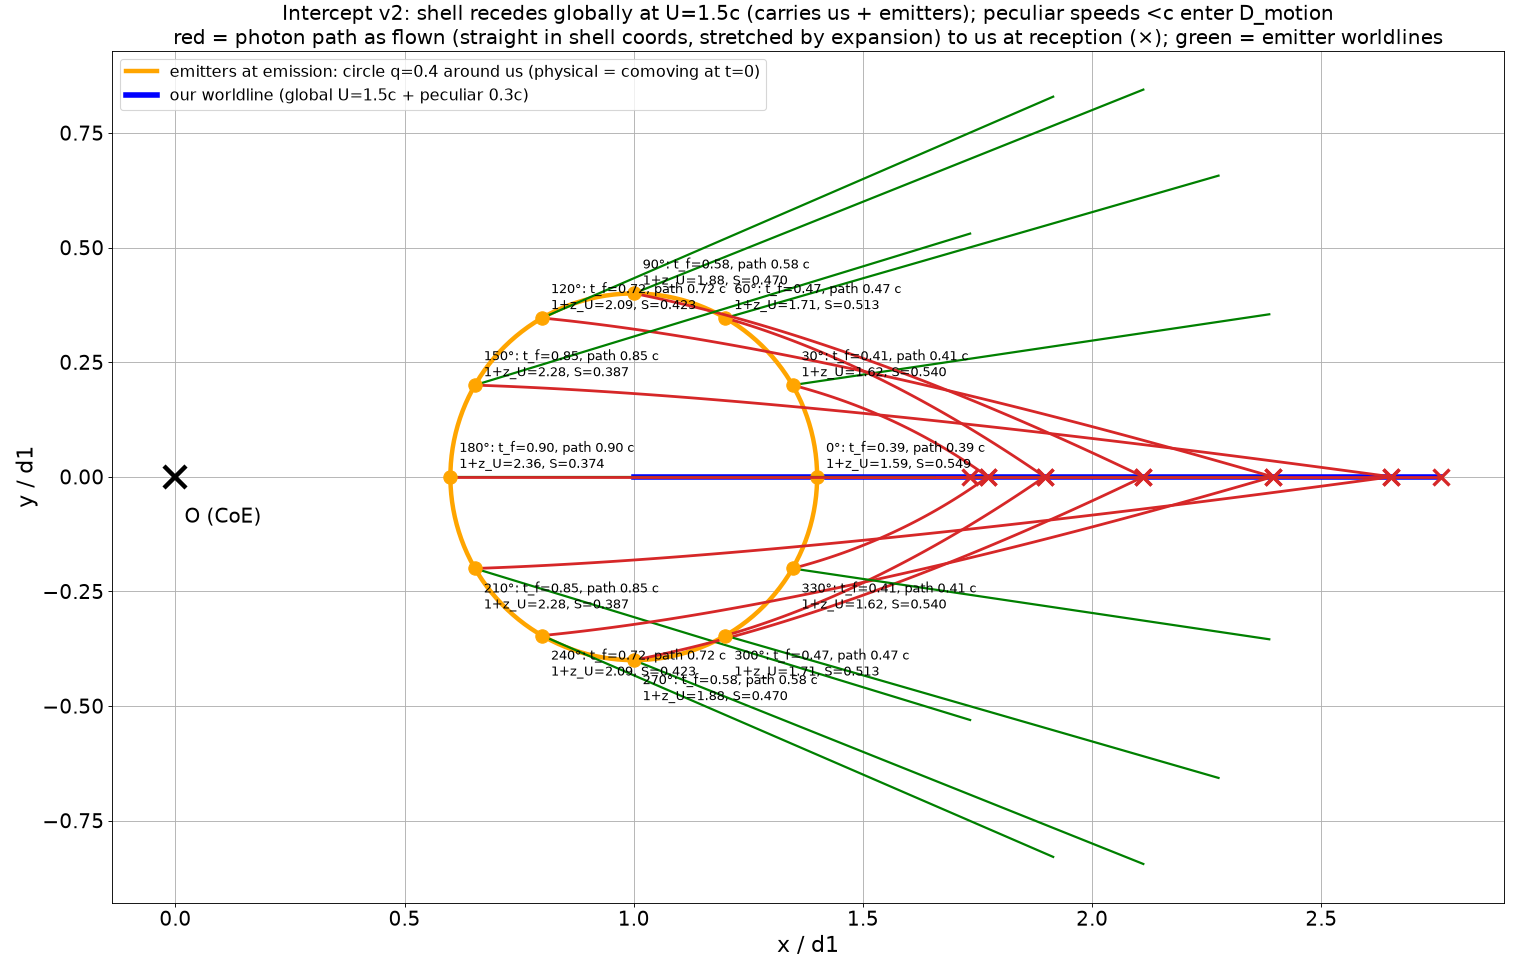

The script that saved this image:
import sys,numpy as np,matplotlib;matplotlib.use('Agg');import matplotlib.pyplot as plt; from ic2 import *
beta1,q,mu,U=(0.3,0.4,0.0,1.5)
ell=np.arange(0,360,30.); r=S_ic2(beta1,q,mu,1.0,U,ell)
fig,ax=plt.subplots(figsize=(19,12)); ax.set_aspect('equal'); cc=np.linspace(0,2*np.pi,300)
ax.plot(1+q*np.cos(cc),q*np.sin(cc),c='orange',lw=4,label=f'emitters at emission: circle q={q} around us (physical = comoving at t=0)')
T=r['tf'].max(); tt=np.linspace(0,T,200); tau=lambda t: np.log1p(U*t)/U; a=lambda t:1+U*t
ax.plot(a(tt)*(1+r['vo']*tau(tt)),0*tt,'b-',lw=5,label=f'our worldline (global U={U}c + peculiar {beta1}c)')
for i in range(len(ell)):
    t=np.linspace(0,r['tf'][i],100); ta=tau(t); xe,ye=r['xe0'][i],r['ye0'][i]; re0=np.hypot(xe,ye)
    ax.plot(a(t)*(xe+r['ve'][i]*xe/re0*ta),a(t)*(ye+r['ve'][i]*ye/re0*ta),'g-',lw=2)               # emitter worldline during flight
    xo=1+r['vo']*r['tau'][i]; f=ta/r['tau'][i]; X=a(t)*(xe+(xo-xe)*f); Y=a(t)*(ye*(1-f))               # photon: straight in comoving, stretched by a(t)
    ax.plot(X,Y,'-',c='C3',lw=2.5); ax.plot(X[-1],Y[-1],'x',c='C3',ms=14,mew=3); ax.plot(xe,ye,'o',c='orange',ms=12)
    ax.annotate(f"{ell[i]:.0f}°: t_f={r['tf'][i]:.2f}, path {r['tf'][i]:.2f} c\n1+z_U={1+r['zU'][i]:.2f}, S={r['S'][i]:.3f}",(xe,ye),fontsize=12,xytext=(8,8 if ye>=0 else -36),textcoords='offset points')
ax.plot(0,0,'kx',ms=20,mew=4); ax.text(0.02,-0.1,'O (CoE)',fontsize=18)
ax.set_title(f'Intercept v2: shell recedes globally at U={U}c (carries us + emitters); peculiar speeds <c enter D_motion\nred = photon path as flown (straight in shell coords, stretched by expansion) to us at reception (×); green = emitter worldlines',fontsize=18)
ax.set_xlabel('x / d1',fontsize=20); ax.set_ylabel('y / d1',fontsize=20); ax.tick_params(labelsize=18); ax.grid(); ax.legend(fontsize=14,loc='upper left')
fig.tight_layout(); fig.savefig('intercept_check2.png',dpi=80)
print('tf',np.round(r['tf'],3).tolist()); print('S',np.round(r['S'],4).tolist()); print('Dm',np.round(r['Dm'],4).tolist())
